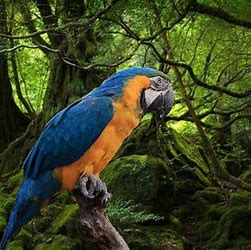
#> input picture Opencv/helloCV_OIP.jpg, 251 x 250 px, found by its file name
$ python helloCv.py
#> lines starting #> are read from the running program, lines starting #| are printed output that depends on the picture
# -*- coding: utf-8 -*-
# @Time    : 2021/6/19 9:52
# @Author  : Ronchy_LU
# @Email   : rongqi1949@gmail.com
# @File    : helloCv.py
# @Software: PyCharm
import cv2 as cv
import numpy as np
# print(cv.__version__)
img = ".\helloCV_OIP.jpg"
img_org = cv.imread(img) #origin Image
#> img_org is the input picture: shape (250, 251, 3); mean B, G, R 36, 68.5, 59.6
img_cv = cv.imread(img,0) #灰度图
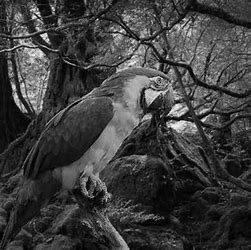
#> img_cv: shape (250, 251); min 0, max 255, mean 62

cv.imshow('imag_org',img_org)
cv.imshow('imag_cv',img_cv)

'''如果使用的是64位计算机，则必须 k = cv.waitKey(0) 按如下所示修改行： k = cv.waitKey(0) & 0xFF'''
key = cv.waitKey(0)&0xFF
#> (key Esc is pressed here)
if key == 27:          #push down 'ESC' to quit out
    cv.destroyAllWindows()
elif key == ord('s'):  #push 's' to save
    cv.imwrite('OIP灰度图.png',img_cv)
    cv.destroyAllWindows()
